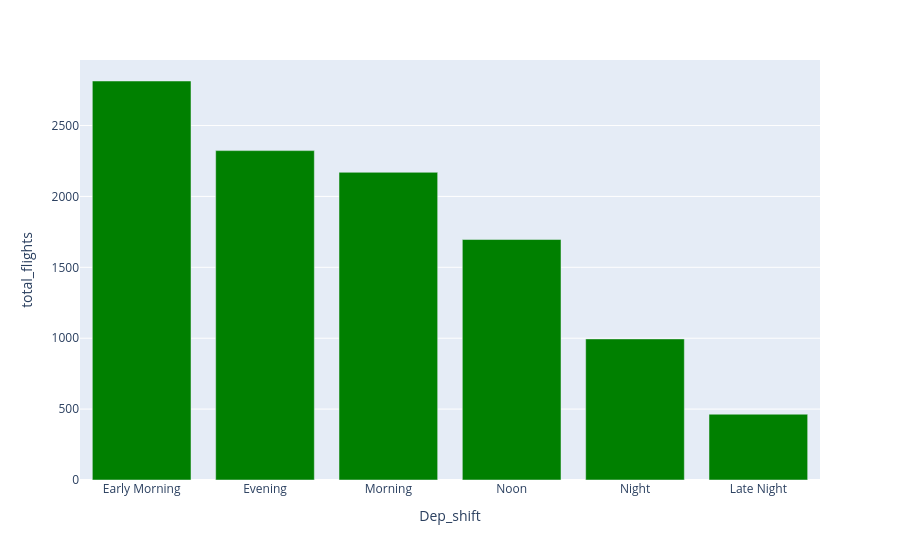

Notebook code for this chart:
### Code cell
px.bar(data_frame=counts,x="Dep_shift",y="total_flights",color_discrete_sequence=["green"])

### Figure 1 — Plotly figure (JSON) as saved in the notebook; plotly's stock layout.template omitted (floating-point values rounded to 4 significant figures)
{"data": [{"hovertemplate": "Dep_shift=%{x}<br>total_flights=%{y}<extra></extra>", "legendgroup": "", "marker": {"color": "green", "pattern": {"shape": ""}}, "name": "", "orientation": "v", "showlegend": false, "textposition": "auto", "type": "bar", "x": ["Early Morning", "Evening", "Morning", "Noon", "Night", "Late Night"], "xaxis": "x", "y": [2814, 2323, 2170, 1696, 995, 464], "yaxis": "y"}], "layout": {"barmode": "relative", "legend": {"tracegroupgap": 0}, "margin": {"t": 60}, "xaxis": {"anchor": "y", "domain": [0, 1], "title": {"text": "Dep_shift"}}, "yaxis": {"anchor": "x", "domain": [0, 1], "title": {"text": "total_flights"}}}}
